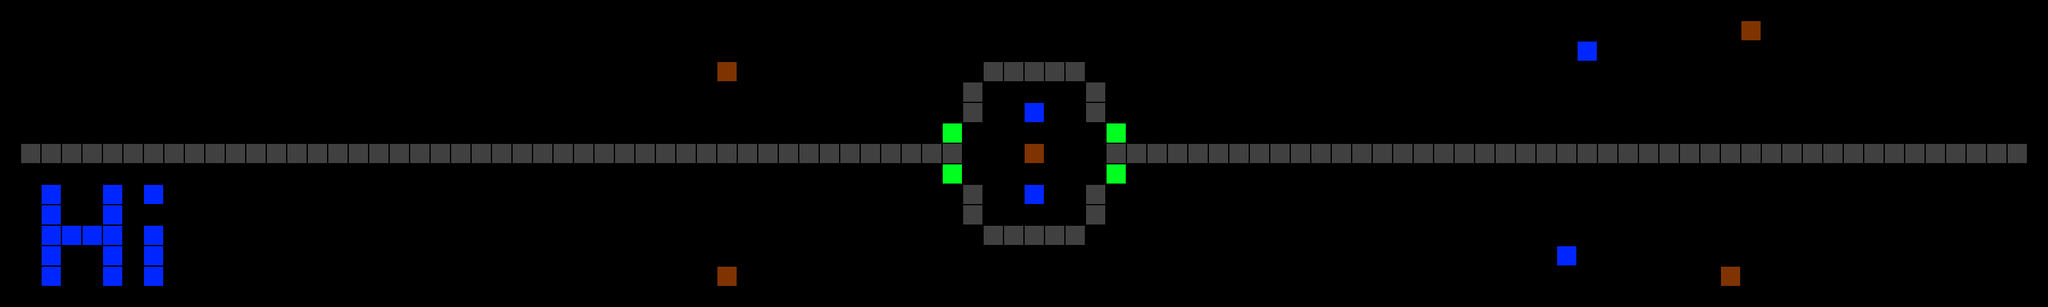

A level layout from a 2D game, rendered from its tile map. Below: a short description, then the map file with tile-grid data replaced by summaries:
An orthogonal 100x15 tile map with 32x32 px tiles, 1 tile layer (Tile Layer 1).

<map version="1.0" orientation="orthogonal" renderorder="right-down" width="100" height="15" tilewidth="32" tileheight="32" nextobjectid="1">
 <tileset firstgid="1" name="Spritesheet" tilewidth="32" tileheight="32" tilecount="100">
  <image source="../res/spritesheet.png" trans="ff00e1" width="320" height="320" />
 </tileset>
 <layer name="Tile Layer 1" width="100" height="15">
  <data>[1500 cells, 154 non-empty, 11 distinct tile ids]</data>
 </layer>
</map>
